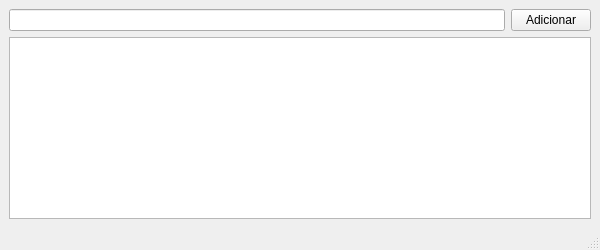
<?xml version="1.0" encoding="UTF-8"?>
<ui version="4.0">
 <class>MainWindow</class>
 <widget class="QMainWindow" name="MainWindow">
  <property name="geometry">
   <rect>
    <x>0</x>
    <y>0</y>
    <width>600</width>
    <height>250</height>
   </rect>
  </property>
  <property name="windowTitle">
   <string>MainWindow</string>
  </property>
  <widget class="QWidget" name="centralwidget">
   <layout class="QVBoxLayout" name="verticalLayout">
    <item>
     <layout class="QHBoxLayout" name="horizontalLayout">
      <item>
       <widget class="QLineEdit" name="txtTexto"/>
      </item>
      <item>
       <widget class="QPushButton" name="btnAdicionar">
        <property name="text">
         <string>Adicionar</string>
        </property>
       </widget>
      </item>
     </layout>
    </item>
    <item>
     <widget class="QListWidget" name="listWidgetItens"/>
    </item>
   </layout>
  </widget>
  <widget class="QMenuBar" name="menubar">
   <property name="geometry">
    <rect>
     <x>0</x>
     <y>0</y>
     <width>600</width>
     <height>26</height>
    </rect>
   </property>
  </widget>
  <widget class="QStatusBar" name="statusbar"/>
 </widget>
 <resources/>
 <connections/>
</ui>
